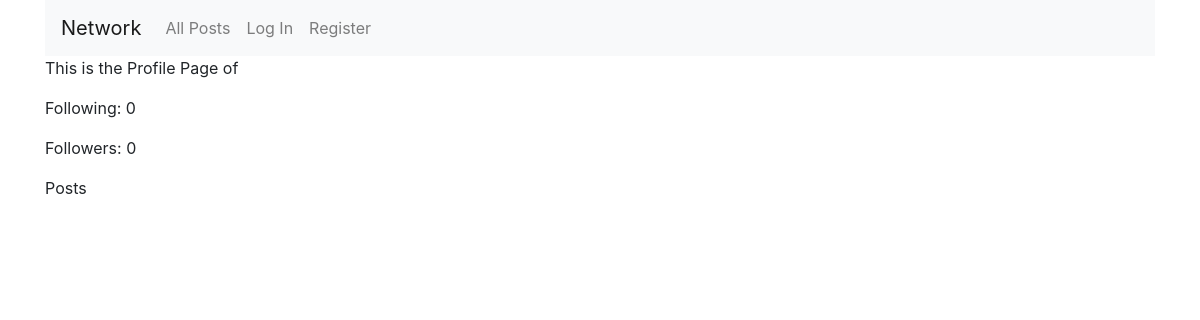
The page /profile/1 on the database as committed earlier.
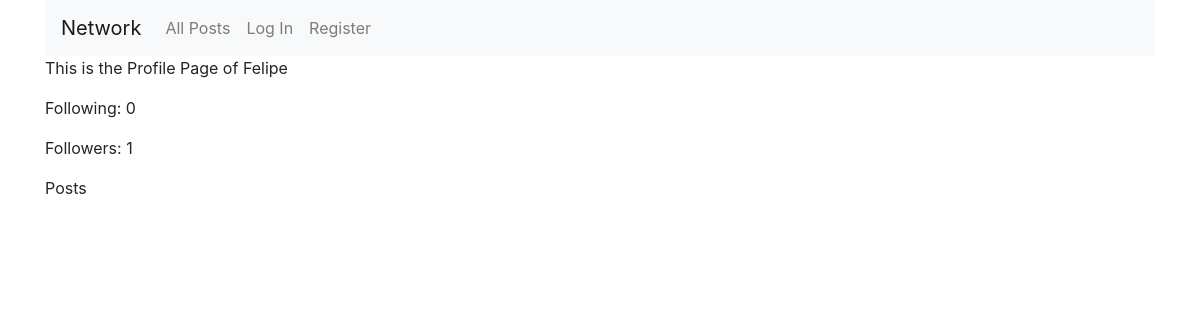
The same page on the database as committed later.
### network/models.py (models this page shows)
class User(AbstractUser):
    def serialize(self):
        followers = Follow.objects.filter(followed=self.id)
        list_followers = []
        for follower in followers:
            list_followers.append(follower.follower.id)
        following = Follow.objects.filter(follower=self.id)
        list_following = []
        for follow in following:
            list_following.append(follow.followed.id)
        return {
            "id": self.id,
            "username": self.username,
            "first_name": self.first_name,
            "followers": list_followers,
            "following": list_following
        }

### network/views.py (the view)
# urls.py: path("profile/<int:user_id>", views.profile, name="profile"),
def profile(request, user_id):
    try:
        user = User.objects.get(pk=user_id)
        user_dic = []
        user_dic.append(user.serialize())
        return render(request, "network/profile.html", {
            "first_name": user_dic[0]['first_name'],
            "following_count": len(user_dic[0]['following']),
            "followers_count": len(user_dic[0]['followers'])
        })
    except:
        return HttpResponse('Error: Profile doesnt exist.')

### network/templates/network/profile.html (shortened to what this page needs)
{% extends "network/layout.html" %}
{% load static %}
{% block body %}
<div id="name-view">
    <p>This is the Profile Page of {{ first_name }}</p>
    <p>Following: {{ following_count }}</p>
    <p>Followers: {{ followers_count }}</p>
</div>
<div id="posts-view">
    <p>Posts</p>
</div>
{% endblock %}

### network/templates/network/layout.html (shortened to what this page needs)
{% load static %}
<!DOCTYPE html>
<html lang="en">
    <head>
        <link rel="stylesheet" href="https://stackpath.bootstrapcdn.com/bootstrap/4.4.1/css/bootstrap.min.css">
        <link href="{% static 'network/styles.css' %}" rel="stylesheet">
    </head>
    <body class="container">
        <nav class="navbar navbar-expand-lg navbar-light bg-light">
            <a class="navbar-brand" href="#">Network</a>
            <div>
              <ul class="navbar-nav mr-auto">
                <li class="nav-item">
                  <a class="nav-link" href="{% url 'index' %}">All Posts</a>
                </li>
                {% if user.is_authenticated %}
                    <li class="nav-item">
                        <a class="nav-link" href="#">Following</a>
                    </li>
                    <li class="nav-item">
                        <a class="nav-link" href="{% url 'logout' %}">Log Out</a>
                    </li>
                {% else %}
                    <li class="nav-item">
                        <a class="nav-link" href="{% url 'login' %}">Log In</a>
                    </li>
                    <li class="nav-item">
                        <a class="nav-link" href="{% url 'register' %}">Register</a>
                    </li>
                {% endif %}
              </ul>
            </div>
          </nav>
        <div class="body">
            {% block body %}
            {% endblock %}
        </div>
    </body>
</html>

Rows that differ between the two databases and show on the page:
now on this page (row edited): User: first_name "Felipe"
Other text that changed with them:
{{ followers_count }}: "0" → "1"
